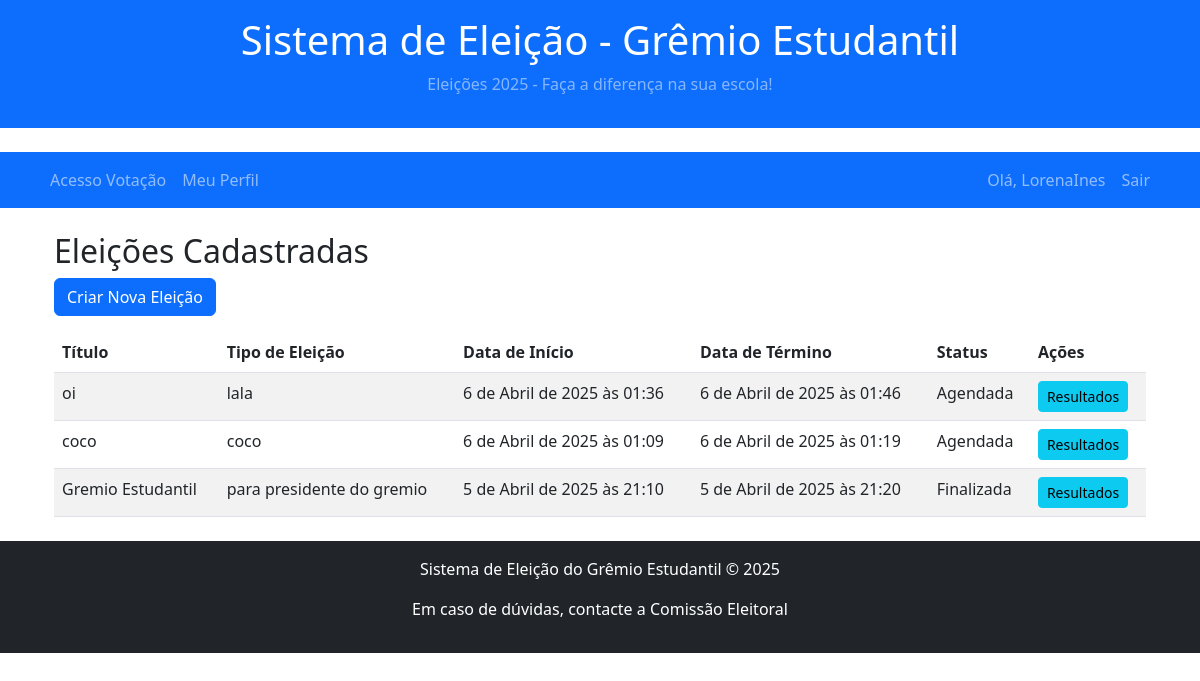
Page /election/listar-eleicoes/ (signed in) on the committed database.
### accounts/models.py (models this page shows, shortened)
class CustomUser(AbstractUser):
    TIPO_CHOICES = (
        ('aluno', 'Aluno'),
        ('professor', 'Professor'),
        ('diretor', 'Diretor'),
    )
    email = models.EmailField(unique=True, verbose_name='Email')
    username = models.CharField(max_length=150, unique=True, verbose_name='Nome de usuário')
    nome_completo = models.CharField(max_length=255, verbose_name='Nome completo')
    tipo_usuario = models.CharField(max_length=10, choices=TIPO_CHOICES, default='aluno', verbose_name='Tipo de usuário')
    matricula = models.CharField(max_length=20, blank=True, null=True, verbose_name='Matrícula')
    serie = models.CharField(max_length=20, blank=True, null=True, verbose_name='Série/Turma')
    is_active = models.BooleanField(default=True, verbose_name='Ativo')
    is_staff = models.BooleanField(default=False, verbose_name='Equipe')
    data_cadastro = models.DateTimeField(auto_now_add=True, verbose_name='Data de cadastro')
    ultima_atualizacao = models.DateTimeField(auto_now=True, verbose_name='Última atualização')
    objects = CustomUserManager()
    USERNAME_FIELD = 'email'
    REQUIRED_FIELDS = ['username', 'nome_completo']
    class Meta:
        verbose_name = 'Usuário'
        verbose_name_plural = 'Usuários'
    def is_diretor(self):
        return self.tipo_usuario == 'diretor'

### election/models.py (models this page shows, shortened)
class Eleicao(models.Model):
    STATUS_CHOICES = (
        ('agendada', 'Agendada'),
        ('em_andamento', 'Em andamento'),
        ('finalizada', 'Finalizada'),
        ('cancelada', 'Cancelada'),
    )
    titulo = models.CharField(max_length=200, verbose_name='Título')
    descricao = models.TextField(verbose_name='Descrição')
    tipo_eleicao = models.ForeignKey(TipoEleicao, on_delete=models.CASCADE, verbose_name='Tipo de Eleição')
    data_inicio = models.DateTimeField(verbose_name='Data de início')
    data_fim = models.DateTimeField(verbose_name='Data de término')
    status = models.CharField(max_length=15, choices=STATUS_CHOICES, default='agendada', verbose_name='Status')
    criado_por = models.ForeignKey(CustomUser, on_delete=models.SET_NULL, null=True, related_name='eleicoes_criadas', verbose_name='Criado por')
    data_criacao = models.DateTimeField(auto_now_add=True, verbose_name='Data de criação')
    data_atualizacao = models.DateTimeField(auto_now=True, verbose_name='Última atualização')
    class Meta:
        verbose_name = 'Eleição'
        verbose_name_plural = 'Eleições'
        ordering = ['-data_inicio']
    def esta_em_andamento(self):
        agora = timezone.now()
        return self.data_inicio <= agora <= self.data_fim

class TipoEleicao(models.Model):
    nome = models.CharField(max_length=100, verbose_name='Nome do tipo de eleição')
    descricao = models.TextField(verbose_name='Descrição', blank=True)
    class Meta:
        verbose_name = 'Tipo de Eleição'
        verbose_name_plural = 'Tipos de Eleição'

### election/views.py (the view)
# urls.py: path('listar-eleicoes/', views.listar_eleicoes, name='listar_eleicoes'),
@login_required
@user_passes_test(is_diretor_ou_professor)
def listar_eleicoes(request):
    eleicoes = Eleicao.objects.all().order_by('-data_inicio')
    context = {
        'eleicoes': eleicoes,
    }
    return render(request, 'election/listar_eleicoes.html', context)

### election/views.py (called while the page is built)
def is_diretor_ou_professor(user):
    print(f"Verificando permissões para: {user.username}")
    is_professor = hasattr(user, 'tipo_usuario') and user.tipo_usuario == 'professor'
    print(f"  - É professor: {is_professor}")
    is_diretor = False
    if hasattr(user, 'is_diretor'):
        if callable(user.is_diretor):
            try:
                is_diretor = user.is_diretor()
            except Exception as e:
                print(f"Erro ao verificar is_diretor: {e}")
        elif isinstance(user.is_diretor, bool):
            is_diretor = user.is_diretor
    print(f"  - É diretor: {is_diretor}")
    is_staff = user.is_staff
    print(f"  - É staff: {is_staff}")
    return is_professor or is_diretor or is_staff

### election/templates/election/listar_eleicoes.html (shortened to what this page needs)
{% extends 'base.html' %}
{% block content %}
<div class="container">
    <h2>Eleições Cadastradas</h2>
    <a href="{% url 'election:criar_eleicao' %}" class="btn btn-primary mb-3">
        Criar Nova Eleição
    </a>
    <table class="table table-striped">
        <thead>
            <tr>
                <th>Título</th>
                <th>Tipo de Eleição</th>
                <th>Data de Início</th>
                <th>Data de Término</th>
                <th>Status</th>
                <th>Ações</th>
            </tr>
        </thead>
        <tbody>
            {% for eleicao in eleicoes %}
            <tr>
                <td>{{ eleicao.titulo }}</td>
                <td>{{ eleicao.tipo_eleicao.nome }}</td>
                <td>{{ eleicao.data_inicio }}</td>
                <td>{{ eleicao.data_fim }}</td>
                <td>{{ eleicao.get_status_display }}</td>
                <td>
                    <a href="{% url 'election:resultados' eleicao.id %}" class="btn btn-sm btn-info">
                        Resultados
                    </a>
                </td>
            </tr>
            {% empty %}
            <tr>
                <td colspan="6" class="text-center">Nenhuma eleição cadastrada</td>
            </tr>
            {% endfor %}
        </tbody>
    </table>
</div>
{% endblock %}

### templates/base.html (shortened to what this page needs)
{% load static %}
<!DOCTYPE html>
<html lang="pt-BR">
<head>
    <link rel="stylesheet" href="{% static 'css/style.css' %}">
    <link href="https://cdn.jsdelivr.net/npm/bootstrap@5.3.0-alpha1/dist/css/bootstrap.min.css" rel="stylesheet">
</head>
<body>
    <header class="bg-primary text-white py-3 mb-4">
        <div class="container">
            <div class="row align-items-center">
                <div class="col-12 text-center">
                    <h1 class="logo mb-2">
                        <a href="/" class="text-white text-decoration-none">Sistema de Eleição - Grêmio Estudantil</a>
                    </h1>
                    <p class="subtitle text-white-50">Eleições 2025 - Faça a diferença na sua escola!</p>
                </div>
            </div>
        </div>
    </header>
    <nav class="navbar navbar-expand-lg navbar-dark bg-primary">
        <div class="container">
            <div class="collapse navbar-collapse" id="navbarNav">
                <ul class="navbar-nav me-auto">
                    <li class="nav-item">
                        {% if user.is_authenticated %}
                            <a class="nav-link" href="{% url 'election:acesso_votacao' %}">Acesso Votação</a>
                        {% else %}
                            <a class="nav-link" href="/">Início</a>
                        {% endif %}
                    </li>
                    {% if user.is_authenticated %}
                        <li class="nav-item">
                            <a class="nav-link" href="{% url 'profile' %}">Meu Perfil</a>
                        </li>
                    {% endif %}
                </ul>
                <div class="navbar-nav">
                    {% if user.is_authenticated %}
                        <span class="nav-item nav-link">Olá, {{ user.username }}</span>
                        <a class="nav-link" href="{% url 'logout' %}">Sair</a>
                    {% else %}
                        <a class="nav-link" href="{% url 'login' %}">Entrar</a>
                        <a class="nav-link" href="{% url 'register' %}">Cadastrar-se</a>
                    {% endif %}
                </div>
            </div>
        </div>
    </nav>
    <main class="container my-4">
        {% block content %}{% endblock %}
    </main>
    <footer class="bg-dark text-white text-center py-3">
        <div class="container">
            <p>Sistema de Eleição do Grêmio Estudantil &copy; <span id="current-year">2025</span></p>
            <p>Em caso de dúvidas, contacte a Comissão Eleitoral</p>
        </div>
    </footer>
</body>
</html>

### rows in the picture
CustomUser: username "LorenaInes"
Eleicao: titulo "oi", tipo_eleicao.nome "lala", data_inicio "6 de Abril de 2025 às 01:36", data_fim "6 de Abril de 2025 às 01:46", status "Agendada"
Eleicao: titulo "coco", tipo_eleicao.nome "coco", data_inicio "6 de Abril de 2025 às 01:09", data_fim "6 de Abril de 2025 às 01:19", status "Agendada"
Eleicao: titulo "Gremio Estudantil", tipo_eleicao.nome "para presidente do gremio", data_inicio "5 de Abril de 2025 às 21:10", data_fim "5 de Abril de 2025 às 21:20", status "Finalizada"
